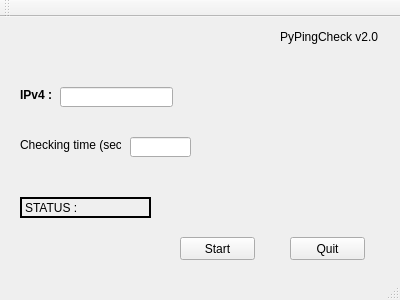
<?xml version="1.0" encoding="UTF-8"?>
<ui version="4.0">
 <class>MainWindow</class>
 <widget class="QMainWindow" name="MainWindow">
  <property name="geometry">
   <rect>
    <x>0</x>
    <y>0</y>
    <width>400</width>
    <height>300</height>
   </rect>
  </property>
  <property name="windowTitle">
   <string>MainWindow</string>
  </property>
  <property name="styleSheet">
   <string notr="true"/>
  </property>
  <widget class="QWidget" name="centralWidget">
   <widget class="QLabel" name="label_ip">
    <property name="geometry">
     <rect>
      <x>20</x>
      <y>70</y>
      <width>31</width>
      <height>16</height>
     </rect>
    </property>
    <property name="styleSheet">
     <string notr="true">font-weight: bold;</string>
    </property>
    <property name="text">
     <string>IPv4 :</string>
    </property>
   </widget>
   <widget class="QLabel" name="label_time">
    <property name="geometry">
     <rect>
      <x>20</x>
      <y>120</y>
      <width>101</width>
      <height>16</height>
     </rect>
    </property>
    <property name="text">
     <string>Checking time (sec) :</string>
    </property>
   </widget>
   <widget class="QLineEdit" name="input_ip">
    <property name="geometry">
     <rect>
      <x>60</x>
      <y>70</y>
      <width>113</width>
      <height>20</height>
     </rect>
    </property>
   </widget>
   <widget class="QLineEdit" name="input_time">
    <property name="geometry">
     <rect>
      <x>130</x>
      <y>120</y>
      <width>61</width>
      <height>20</height>
     </rect>
    </property>
    <property name="text">
     <string/>
    </property>
   </widget>
   <widget class="QPushButton" name="button_start">
    <property name="geometry">
     <rect>
      <x>180</x>
      <y>220</y>
      <width>75</width>
      <height>23</height>
     </rect>
    </property>
    <property name="text">
     <string>Start</string>
    </property>
   </widget>
   <widget class="QPushButton" name="button_stop">
    <property name="geometry">
     <rect>
      <x>290</x>
      <y>220</y>
      <width>75</width>
      <height>23</height>
     </rect>
    </property>
    <property name="text">
     <string>Quit</string>
    </property>
   </widget>
   <widget class="QLabel" name="label_title">
    <property name="geometry">
     <rect>
      <x>280</x>
      <y>10</y>
      <width>101</width>
      <height>20</height>
     </rect>
    </property>
    <property name="text">
     <string>PyPingCheck v2.0</string>
    </property>
   </widget>
   <widget class="QLabel" name="lalbel_status">
    <property name="geometry">
     <rect>
      <x>20</x>
      <y>180</y>
      <width>131</width>
      <height>21</height>
     </rect>
    </property>
    <property name="styleSheet">
     <string notr="true">border: 2px ridge black;</string>
    </property>
    <property name="text">
     <string>STATUS :</string>
    </property>
   </widget>
  </widget>
  <widget class="QToolBar" name="mainToolBar">
   <attribute name="toolBarArea">
    <enum>TopToolBarArea</enum>
   </attribute>
   <attribute name="toolBarBreak">
    <bool>false</bool>
   </attribute>
  </widget>
  <widget class="QStatusBar" name="statusBar"/>
 </widget>
 <layoutdefault spacing="6" margin="11"/>
 <resources/>
 <connections/>
</ui>
